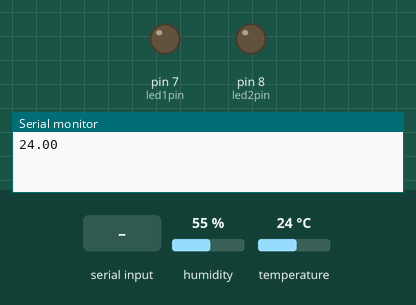
Recording of a sketch running on a simulated Arduino Uno, built with avr-gcc and run on an emulated ATmega328P. Parts: output pins drawn as LEDs (lit = HIGH), the last lines printed to the serial monitor. Inputs (shaded band) come from the test bench; at power-on: humidity 55 %, temperature 24 °C.

Above: at 3.0 s.
3.1 s: "A" received over Serial
At 5.1 s:
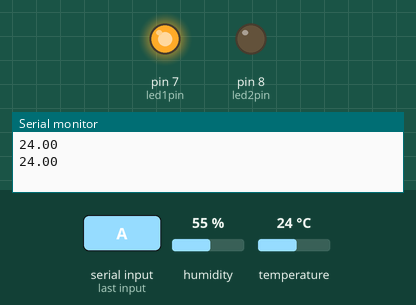
5.5 s: "B" received over Serial
At 7.2 s:
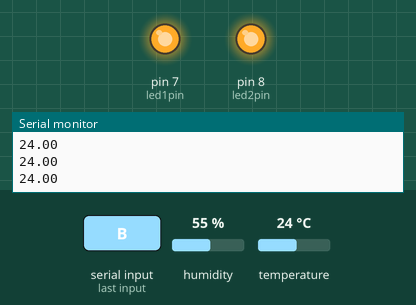
7.5 s: "a" received over Serial
At 8.7 s:
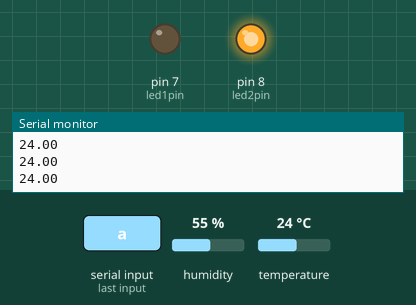
9.5 s: "b" received over Serial
At 11.1 s:
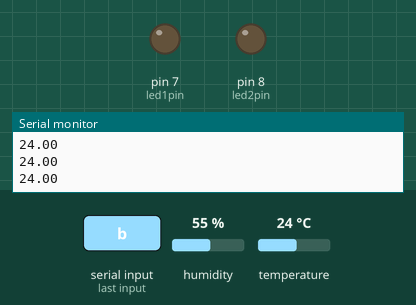
Timing chart, 0 to 12.6 s (numbered marks = the images above; inputs shaded):
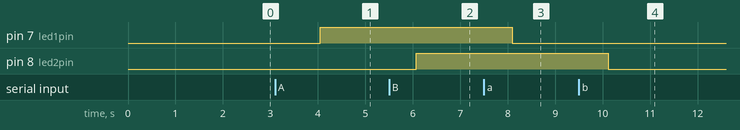

The sketch:

Arduino.ino
```cpp
//Biblioteca do DTH
#include "DHT.h"
//armazena o valor de temperatura

  float temperatura;
//porta usada e o tipo de sensor

  const int led1pin = 7; // led Verde
  const int led2pin = 8; // led Vermelho

  DHT dht(3, DHT11);


void setup() {
  Serial.begin(9600);// inicializando o monitor serial
  dht.begin();// Inicializando o sensor
  pinMode(led1pin, OUTPUT);
  pinMode(led2pin, OUTPUT);

}


  void loop() {
  delay(2000);// Aguarda dois segundos entre as leituras
  temperatura = dht.readTemperature();//Lê o valor da temperatura em C°
//Verificando se existe erro na leitura da temperatura

  if (isnan(temperatura)) { Serial.println("ERRO NO SENSOR!");}
//Se tudo funcionar envia a temperatura para a serial
  else {Serial.println(temperatura); /*em C°*/}

  if (Serial.available() > 0) {
  //Lê o caractere recebido
  char command = Serial.read();

  //Executa a ação baseada no comando
  switch (command) {
    case 'A':
    digitalWrite(led1pin, HIGH); //Liga o LED 1
    break;
    case 'a':
    digitalWrite(led1pin, LOW); //Desliga o LED 1
    break;
    case 'B':
    digitalWrite(led2pin, HIGH); //Liga o LED 2
    break;
    case 'b':
    digitalWrite(led2pin, LOW); //Desliga o LED 2
    break;
   }
  }
}
```

Measured:
- after the input at 3.1 s, pin 7 (led1pin): LOW → HIGH after 0.95 s
- after the input at 5.5 s, pin 8 (led2pin): LOW → HIGH after 0.57 s
- after the input at 7.5 s, pin 7 (led1pin): HIGH → LOW after 0.60 s
- after the input at 9.5 s, pin 8 (led2pin): HIGH → LOW after 0.62 s
